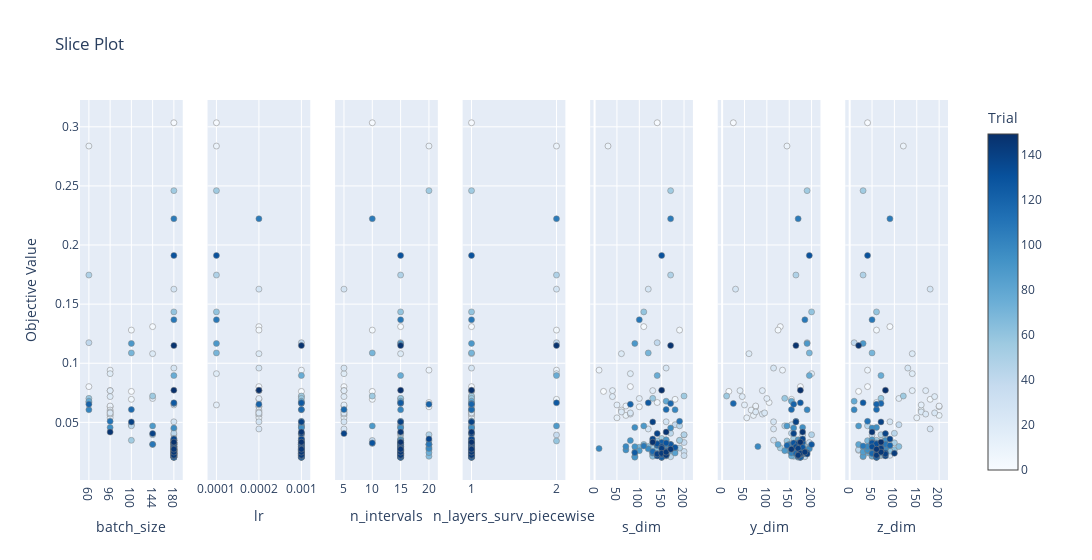
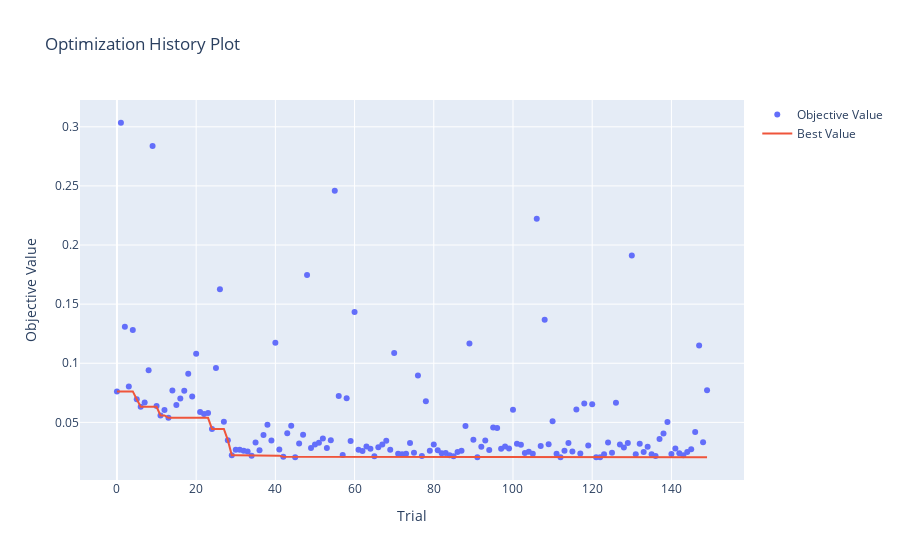

Source (notebook cell) for these figures, in order:
### Code cell
print('---------------------- HI-VAE_piecewise ----------------------')
fig = plot_slice(study_dict_survkm["HI-VAE_piecewise"])
fig.show()

fig = plot_optimization_history(study_dict_survkm["HI-VAE_piecewise"])
fig.show()

### Figure 1 — Plotly figure (JSON) as saved in the notebook; plotly's stock layout.template omitted (floating-point values rounded to 4 significant figures; data arrays with more than 128 entries replaced by an {"elided": "..."} marker saying what was removed)
{"data": [{"marker": {"color": {"elided": "150 int values"}, "colorbar": {"title": {"text": "Trial"}, "x": 1, "xpad": 40}, "colorscale": [[0, "rgb(247,251,255)"], [0.125, "rgb(222,235,247)"], [0.25, "rgb(198,219,239)"], [0.375, "rgb(158,202,225)"], [0.5, "rgb(107,174,214)"], [0.625, "rgb(66,146,198)"], [0.75, "rgb(33,113,181)"], [0.875, "rgb(8,81,156)"], [1, "rgb(8,48,107)"]], "line": {"color": "Grey", "width": 0.5}, "showscale": true}, "mode": "markers", "name": "Feasible Trial", "showlegend": false, "type": "scatter", "x": {"elided": "150 int values"}, "xaxis": "x", "y": {"elided": "150 float values"}, "yaxis": "y"}, {"marker": {"color": {"elided": "150 int values"}, "colorbar": {"title": {"text": "Trial"}, "x": 1, "xpad": 40}, "colorscale": [[0, "rgb(247,251,255)"], [0.125, "rgb(222,235,247)"], [0.25, "rgb(198,219,239)"], [0.375, "rgb(158,202,225)"], [0.5, "rgb(107,174,214)"], [0.625, "rgb(66,146,198)"], [0.75, "rgb(33,113,181)"], [0.875, "rgb(8,81,156)"], [1, "rgb(8,48,107)"]], "line": {"color": "Grey", "width": 0.5}, "showscale": false}, "mode": "markers", "name": "Feasible Trial", "showlegend": false, "type": "scatter", "x": {"elided": "150 float values"}, "xaxis": "x2", "y": {"elided": "150 float values"}, "yaxis": "y2"}, {"marker": {"color": {"elided": "150 int values"}, "colorbar": {"title": {"text": "Trial"}, "x": 1, "xpad": 40}, "colorscale": [[0, "rgb(247,251,255)"], [0.125, "rgb(222,235,247)"], [0.25, "rgb(198,219,239)"], [0.375, "rgb(158,202,225)"], [0.5, "rgb(107,174,214)"], [0.625, "rgb(66,146,198)"], [0.75, "rgb(33,113,181)"], [0.875, "rgb(8,81,156)"], [1, "rgb(8,48,107)"]], "line": {"color": "Grey", "width": 0.5}, "showscale": false}, "mode": "markers", "name": "Feasible Trial", "showlegend": false, "type": "scatter", "x": {"elided": "150 int values"}, "xaxis": "x3", "y": {"elided": "150 float values"}, "yaxis": "y3"}, {"marker": {"color": {"elided": "150 int values"}, "colorbar": {"title": {"text": "Trial"}, "x": 1, "xpad": 40}, "colorscale": [[0, "rgb(247,251,255)"], [0.125, "rgb(222,235,247)"], [0.25, "rgb(198,219,239)"], [0.375, "rgb(158,202,225)"], [0.5, "rgb(107,174,214)"], [0.625, "rgb(66,146,198)"], [0.75, "rgb(33,113,181)"], [0.875, "rgb(8,81,156)"], [1, "rgb(8,48,107)"]], "line": {"color": "Grey", "width": 0.5}, "showscale": false}, "mode": "markers", "name": "Feasible Trial", "showlegend": false, "type": "scatter", "x": {"elided": "150 int values"}, "xaxis": "x4", "y": {"elided": "150 float values"}, "yaxis": "y4"}, {"marker": {"color": {"elided": "150 int values"}, "colorbar": {"title": {"text": "Trial"}, "x": 1, "xpad": 40}, "colorscale": [[0, "rgb(247,251,255)"], [0.125, "rgb(222,235,247)"], [0.25, "rgb(198,219,239)"], [0.375, "rgb(158,202,225)"], [0.5, "rgb(107,174,214)"], [0.625, "rgb(66,146,198)"], [0.75, "rgb(33,113,181)"], [0.875, "rgb(8,81,156)"], [1, "rgb(8,48,107)"]], "line": {"color": "Grey", "width": 0.5}, "showscale": false}, "mode": "markers", "name": "Feasible Trial", "showlegend": false, "type": "scatter", "x": {"elided": "150 int values"}, "xaxis": "x5", "y": {"elided": "150 float values"}, "yaxis": "y5"}, {"marker": {"color": {"elided": "150 int values"}, "colorbar": {"title": {"text": "Trial"}, "x": 1, "xpad": 40}, "colorscale": [[0, "rgb(247,251,255)"], [0.125, "rgb(222,235,247)"], [0.25, "rgb(198,219,239)"], [0.375, "rgb(158,202,225)"], [0.5, "rgb(107,174,214)"], [0.625, "rgb(66,146,198)"], [0.75, "rgb(33,113,181)"], [0.875, "rgb(8,81,156)"], [1, "rgb(8,48,107)"]], "line": {"color": "Grey", "width": 0.5}, "showscale": false}, "mode": "markers", "name": "Feasible Trial", "showlegend": false, "type": "scatter", "x": {"elided": "150 int values"}, "xaxis": "x6", "y": {"elided": "150 float values"}, "yaxis": "y6"}, {"marker": {"color": {"elided": "150 int values"}, "colorbar": {"title": {"text": "Trial"}, "x": 1, "xpad": 40}, "colorscale": [[0, "rgb(247,251,255)"], [0.125, "rgb(222,235,247)"], [0.25, "rgb(198,219,239)"], [0.375, "rgb(158,202,225)"], [0.5, "rgb(107,174,214)"], [0.625, "rgb(66,146,198)"], [0.75, "rgb(33,113,181)"], [0.875, "rgb(8,81,156)"], [1, "rgb(8,48,107)"]], "line": {"color": "Grey", "width": 0.5}, "showscale": false}, "mode": "markers", "name": "Feasible Trial", "showlegend": false, "type": "scatter", "x": {"elided": "150 int values"}, "xaxis": "x7", "y": {"elided": "150 float values"}, "yaxis": "y7"}], "layout": {"title": {"text": "Slice Plot"}, "width": 2100, "xaxis": {"anchor": "y", "categoryarray": [60, 96, 100, 144, 180], "categoryorder": "array", "domain": [0, 0.1184], "title": {"text": "batch_size"}, "type": "category"}, "xaxis2": {"anchor": "y2", "categoryarray": [0.0001, 0.0002, 0.001], "categoryorder": "array", "domain": [0.1469, 0.2653], "title": {"text": "lr"}, "type": "category"}, "xaxis3": {"anchor": "y3", "categoryarray": [5, 10, 15, 20], "categoryorder": "array", "domain": [0.2939, 0.4122], "title": {"text": "n_intervals"}, "type": "category"}, "xaxis4": {"anchor": "y4", "categoryarray": [1, 2], "categoryorder": "array", "domain": [0.4408, 0.5592], "title": {"text": "n_layers_surv_piecewise"}, "type": "category"}, "xaxis5": {"anchor": "y5", "domain": [0.5878, 0.7061], "title": {"text": "s_dim"}}, "xaxis6": {"anchor": "y6", "domain": [0.7347, 0.8531], "title": {"text": "y_dim"}}, "xaxis7": {"anchor": "y7", "domain": [0.8816, 1.0], "title": {"text": "z_dim"}}, "yaxis": {"anchor": "x", "domain": [0, 1], "title": {"text": "Objective Value"}}, "yaxis2": {"anchor": "x2", "domain": [0, 1], "matches": "y", "showticklabels": false}, "yaxis3": {"anchor": "x3", "domain": [0, 1], "matches": "y", "showticklabels": false}, "yaxis4": {"anchor": "x4", "domain": [0, 1], "matches": "y", "showticklabels": false}, "yaxis5": {"anchor": "x5", "domain": [0, 1], "matches": "y", "showticklabels": false}, "yaxis6": {"anchor": "x6", "domain": [0, 1], "matches": "y", "showticklabels": false}, "yaxis7": {"anchor": "x7", "domain": [0, 1], "matches": "y", "showticklabels": false}}}

### Figure 2 — Plotly figure (JSON) as saved in the notebook; plotly's stock layout.template omitted (floating-point values rounded to 4 significant figures; data arrays with more than 128 entries replaced by an {"elided": "..."} marker saying what was removed)
{"data": [{"mode": "markers", "name": "Objective Value", "type": "scatter", "x": {"elided": "150 int values"}, "y": {"elided": "150 float values"}}, {"mode": "lines", "name": "Best Value", "type": "scatter", "x": {"elided": "150 int values"}, "y": {"elided": "150 float values"}}, {"marker": {"color": "#cccccc"}, "mode": "markers", "name": "Infeasible Trial", "showlegend": false, "type": "scatter", "x": [], "y": []}], "layout": {"title": {"text": "Optimization History Plot"}, "xaxis": {"title": {"text": "Trial"}}, "yaxis": {"title": {"text": "Objective Value"}}}}
